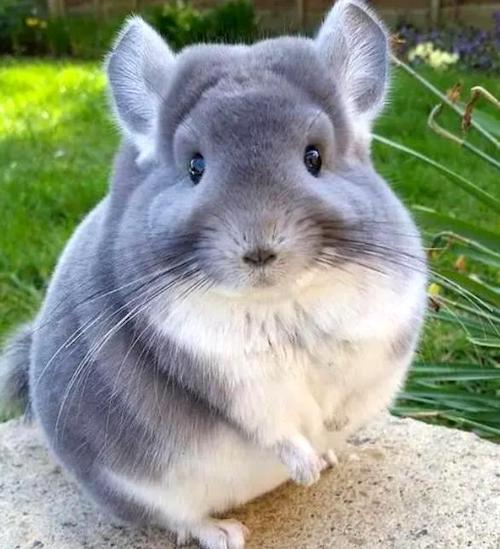
#> input picture cat.jpeg, 500 x 549 px
$ python test3-8.py
#> lines starting #> are read from the running program, lines starting #| are printed output that depends on the picture
"""
与运算掩模
"""
import cv2
import numpy as np
a = cv2.imread('./cat.jpeg')
#> a is the input picture: shape (549, 500, 3); mean B, G, R 136.7, 151.9, 143.6
w, h, c = a.shape
#> w = 549; h = 500; c = 3
mask = np.zeros((w, h), dtype=np.uint8)
mask[100:200, 200:350] = 255
print(mask[101,201], 'mmmm')
result = cv2.bitwise_and(a, a, mask=mask)
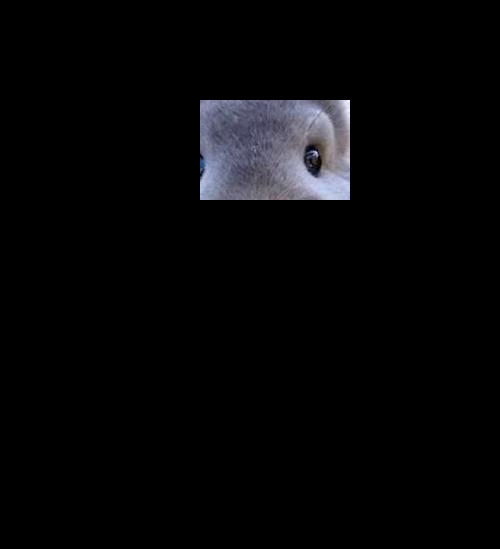
#> result: shape (549, 500, 3); mean B, G, R 7.5, 6.4, 6.4
cv2.imshow('test', result)
cv2.waitKey()
cv2.destroyAllWindows()

$ run again, with dog.png saved as cat.jpeg
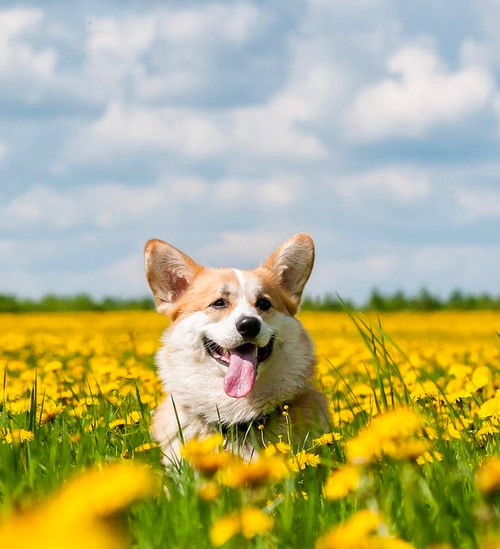
#> input picture dog.png, 500 x 549 px
#> a is the input picture: shape (549, 500, 3); mean B, G, R 125.5, 176.6, 179.1
#> `result = cv2.bitwise_and(a, a, mask=mask)`:
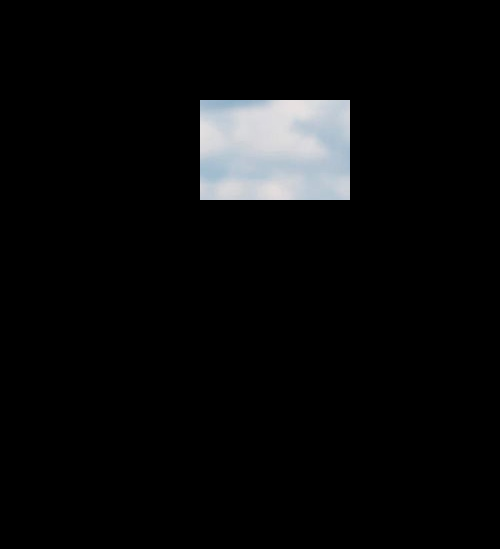
#> result: shape (549, 500, 3); mean B, G, R 11.7, 11.2, 10.8
